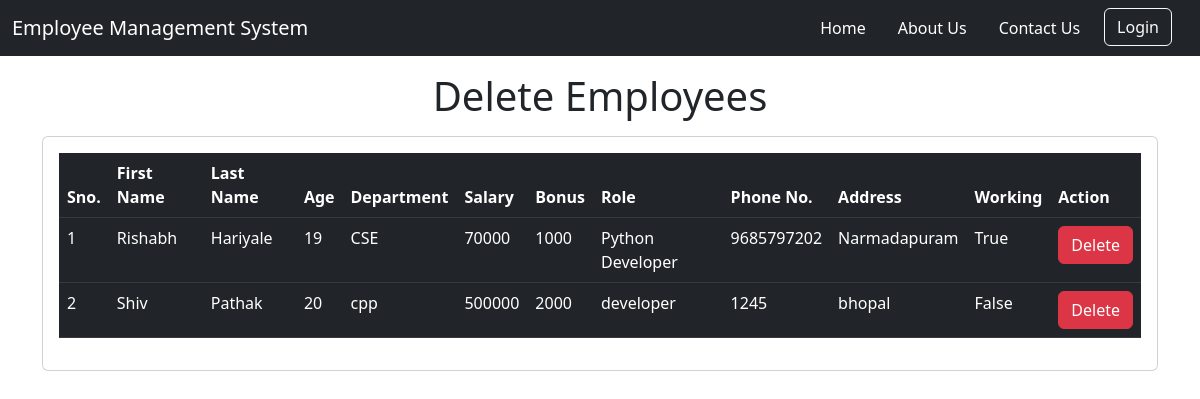
The page /del_emp on the database its author committed.
### emp/models.py (models this page shows, shortened)
class Employee1(models.Model):
    emp_first_name = models.CharField(max_length = 200 , null = False )
    emp_last_name = models.CharField(max_length = 200 ,null = False )
    emp_age = models.IntegerField(max_length = 3)
    emp_department = models.CharField(max_length = 100 , null = False)
    emp_salary = models.IntegerField(max_length = 10 , default = 0)
    emp_bonus = models.IntegerField(max_length = 10 ,default = 0)
    emp_role = models.CharField(max_length = 100 , null = False)
    emp_phone = models.IntegerField(max_length = 10 , default = 0)
    emp_address = models.CharField(max_length = 200 ,null = False)
    emp_working = models.BooleanField(default= True)

### emp/views.py (the view)
# urls.py: path("del_emp" , views.del_emp, name='del_emp'),
def del_emp(request , emp_id = 0):
    if emp_id:
        emp_removed = Employee1.objects.get(id = emp_id)
        emp_removed.delete()
    emps = Employee1.objects.all()
    return render(request , "del_emp.html" ,{"emps": emps})

### emp/templates/del_emp.html (shortened to what this page needs)
<!doctype html>
<html lang="en">
  <head>
    <link href="https://cdn.jsdelivr.net/npm/bootstrap@5.2.2/dist/css/bootstrap.min.css" rel="stylesheet">
  </head>
  <body>
    {% include "navbar.html" %}
    <h1 class = "text-center my-3">Delete Employees</h1>
    <div class="container">
      <div class="row">
        <div class="col-md-12">
          <div class="card">
            <div class="card-body">
              <table class="table table-dark table-hover">
                <thead>
                  <tr>
                    <th scope="col">Sno.</th>
                    <th scope="col">First Name</th>
                    <th scope="col">Last Name</th>
                    <th scope="col">Age</th>
                    <th scope="col">Department</th>
                    <th scope="col">Salary</th>
                    <th scope="col">Bonus</th>
                    <th scope="col">Role</th>
                    <th scope="col">Phone No.</th>
                    <th scope="col">Address</th>
                    <th scope="col">Working</th>
                    <th scope="col">Action</th>
                  </tr>
                </thead>
                <tbody>
                  {% for e in  emps %}
                  <tr>
                    <td>{{forloop.counter}}</td>
                    <td>{{e.emp_first_name}}</td>
                    <td>{{e.emp_last_name}}</td>
                    <td>{{e.emp_age}}</td>
                    <td>{{e.emp_department}}</td>
                    <td>{{e.emp_salary}}</td>
                    <td>{{e.emp_bonus}}</td>
                    <td>{{e.emp_role}}</td>
                    <td>{{e.emp_phone}}</td>
                    <td>{{e.emp_address}}</td>
                    <td>{{e.emp_working}}</td>
                    <td>
                        <a  href = "/del_emp/{{e.id}}" class="btn btn-danger btn-md">Delete</a>
                    </td>
                  </tr>
                  {% endfor %}
                </tbody>
              </table>
            </div>
          </div>
        </div>
      </div>
    </div>
  </body>
</html>

### rows shown on the page
Employee1: emp_first_name "Rishabh", emp_last_name "Hariyale", emp_age "19", emp_department "CSE", emp_salary "70000", emp_bonus "1000", emp_role "Python Developer", emp_phone "9685797202", emp_address "Narmadapuram", emp_working "True"
Employee1: emp_first_name "Shiv", emp_last_name "Pathak", emp_age "20", emp_department "cpp", emp_salary "500000", emp_bonus "2000", emp_role "developer", emp_phone "1245", emp_address "bhopal", emp_working "False"
